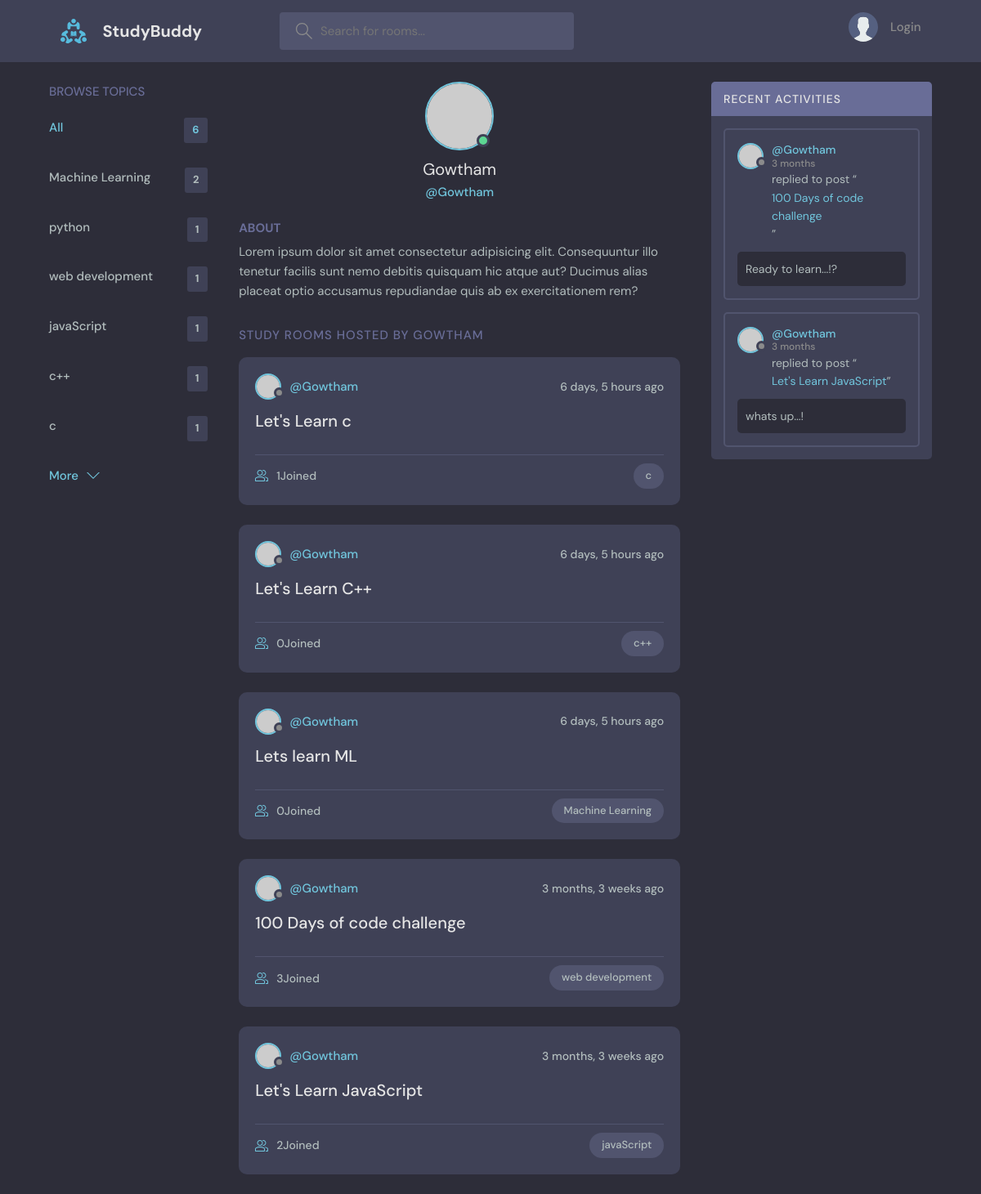
Screenshot of /user-profile/1/ with the database file from the repository.
### basics/models.py (models this page shows, shortened)
class Topic(models.Model):
    name=models.CharField(max_length=200)

class Room(models.Model):
    host=models.ForeignKey(User,on_delete=models.SET_NULL,null=True)
    topic=models.ForeignKey(Topic,on_delete=models.SET_NULL,null=True)
    name=models.CharField(max_length=200)
    description=models.TextField(null=True,blank=True)
    participants=models.ManyToManyField(User,related_name='participants',blank=True)
    updated = models.DateTimeField(auto_now=True)
    created=models.DateTimeField(auto_now_add=True)
    class Meta:
        ordering=['-updated','-created']
    def __str__(self):
        return self.name

class Message(models.Model):
    user= models.ForeignKey(User,on_delete=models.CASCADE)
    room=models.ForeignKey(Room,on_delete=models.CASCADE)#If the room gets deleted then all the childrens get deleted
    body=models.TextField()
    updated = models.DateTimeField(auto_now=True)
    created=models.DateTimeField(auto_now_add=True)
    class Meta:
        ordering=['-updated','-created']

### basics/views.py (the view)
# urls.py: path('user-profile/<int:pk>/',views.userProfile,name="user-profile"),
def userProfile(request,pk):
    user=User.objects.get(id=pk)
    rooms=user.room_set.all()
    room_messages=user.message_set.all()
    topics=Topic.objects.all()
    context={'user':user,'rooms':rooms,'room_messages':room_messages,'topics':topics}
    return render(request,'basics/profile.html',context)

### basics/templates/basics/profile.html (shortened to what this page needs)
{% extends 'main.html' %}
{% block content %}
 <main class="profile-page layout layout--3">
    <div class="container">
      {% include 'basics/topics_components.html' %}
      <div class="roomList">
        <div class="profile">
          <div class="profile__avatar">
            <div class="avatar avatar--large active">
              <img src="https://randomuser.me/api/portraits/men/11.jpg" />
            </div>
          </div>
          <div class="profile__info">
            <h3>{{user.username}}</h3>
            <p>@{{user.username}}</p>
          </div>
          <div class="profile__about">
            <h3>About</h3>
            <p>
              Lorem ipsum dolor sit amet consectetur adipisicing elit. Consequuntur illo tenetur
              facilis sunt nemo debitis quisquam hic atque aut? Ducimus alias placeat optio
              accusamus repudiandae quis ab ex exercitationem rem?
            </p>
          </div>
        </div>
        <div class="roomList__header">
          <div>
            <h2>Study Rooms Hosted by {{user.username}}</a>
            </h2>
          </div>
        </div>
        {% include 'basics/feed_component.html' %}
      </div>
      {% include 'basics/Activity_component.html' %}
    </div>
  </main>
  {% endblock content %}

### templates/main.html (shortened to what this page needs)
<!DOCTYPE html>
{% load static %}
<html lang="en">
  <head>
    <link rel="stylesheet" href="{% static 'styles/style.css' %}" />
  </head>
  <body>
    {% include 'nav.html'  %}
    {% block content %}
    {% endblock  %}
  </body>
</html>

### templates/nav.html (shortened to what this page needs)
{% load static %}
<header class="header header--loggedIn">
    <div class="container">
      <a href="{% url 'home' %}" class="header__logo">
        <img src="{% static 'images/logo.svg' %}" />
        <h1>StudyBuddy</h1>
      </a>
      <form class="header__search" method="get" action="{% url 'home' %}">
        <label>
          <input name="q" placeholder="Search for rooms..." />
        </label>
      </form>
      <nav class="header__menu">
        {% if request.user.is_authenticated %}
        <div class="header__user">
          <a href="{% url 'update-user' %}">
            <div class="avatar avatar--medium active">
              <img src="https://randomuser.me/api/portraits/men/37.jpg" />
            </div>
            <p>{{request.user.username}} <span>@{{request.user.username}}</span></p>
          </a>
          <button class="dropdown-button">
            <svg version="1.1" xmlns="http://www.w3.org/2000/svg" width="32" height="32" viewBox="0 0 32 32">
              <title>chevron-down</title>
              <path d="M16 21l-13-13h-3l16 16 16-16h-3l-13 13z"></path>
            </svg>
          </button>
        </div>
        {% else %}
        <a href="{% url 'login' %}">
          <img src="{% static 'images/avatar.svg' %}" />
          <p>Login</p>
        </a>
        {% endif %}
      </nav>
    </div>
  </header>

### basics/templates/basics/topics_components.html
<div class="topics">
  <div class="topics__header">
      <h2>Browse Topics</h2>
  </div>
  <ul class="topics__list">
      <li>
          <a href="{% url 'home' %}" class="active">All <span>{{topics.count}}</span></a>
      </li>
      {% for topic in topics %}
      <li>
          <a href="{% url 'home' %}?q={{topic.name}}">{{topic.name}}<span>{{topic.room_set.all.count}}</span></a>
      </li>
      {% endfor %}
  </ul>
  <a class="btn btn--link" href="{% url 'topics' %}">
      More
      <svg version="1.1" xmlns="http://www.w3.org/2000/svg" width="32" height="32" viewBox="0 0 32 32">
          <title>chevron-down</title>
          <path d="M16 21l-13-13h-3l16 16 16-16h-3l-13 13z"></path>
      </svg>
  </a>
</div>

### basics/templates/basics/feed_component.html (shortened to what this page needs)
{% for room in rooms %}
<div class="roomListRoom">
  <div class="roomListRoom__header">
    <a href="{% url 'user-profile' room.host.id %}" class="roomListRoom__author">
      <div class="avatar avatar--small">
        <img src="https://randomuser.me/api/portraits/women/11.jpg" />
      </div>
      <span>@{{room.host.username}}</span>
    </a>
    <div class="roomListRoom__actions">
      <span>{{room.created|timesince}} ago</span>
    </div>
  </div>
  <div class="roomListRoom__content">
    <a href="{% url 'room' room.id %}">{{room.name}}</a>
  </div>
  <div class="roomListRoom__meta">
    <a href="{% url 'room' room.id %}" class="roomListRoom__joined">
      {{room.participants.all.count}}Joined
    </a>
    <p class="roomListRoom__topic">{{room.topic.name}}</p>
  </div>
</div>
{% endfor %}

### basics/templates/basics/Activity_component.html (shortened to what this page needs)
<div class="activities">
  <div class="activities__header">
    <h2>Recent Activities</h2>
  </div>
  {% for message in room_messages %}
  <div class="activities__box">
    <div class="activities__boxHeader roomListRoom__header">
      <a href="{% url 'user-profile' message.user.id %}" class="roomListRoom__author">
        <div class="avatar avatar--small">
          <img src="https://randomuser.me/api/portraits/women/11.jpg" />
        </div>
        <p>
          @{{message.user}}
          <span>{{message.created | timesince}}</span>
        </p>
      </a>
    </div>
    <div class="activities__boxContent">
      <p>replied to post “<a href="{% url 'room' message.room.id %}">{{message.room}}</a>”</p>
      <div class="activities__boxRoomContent">
        {{message.body}}
      </div>
    </div>
  </div>
  {% endfor %}

### rows the page displays
Topic: name "Machine Learning", room_set.all.count "2"
Topic: name "python", room_set.all.count "1"
Topic: name "web development", room_set.all.count "1"
Topic: name "javaScript", room_set.all.count "1"
Topic: name "c++", room_set.all.count "1"
Topic: name "c", room_set.all.count "1"
Room: host.username "Gowtham", created "6 days, 5 hours", name "Let's Learn c", participants.all.count "1", topic.name "c"
Room: host.username "Gowtham", created "6 days, 5 hours", name "Let's Learn C++", participants.all.count "0", topic.name "c++"
Room: host.username "Gowtham", created "6 days, 5 hours", name "Lets learn ML", participants.all.count "0", topic.name "Machine Learning"
Room: host.username "Gowtham", created "3 months, 3 weeks", name "100 Days of code challenge", participants.all.count "3", topic.name "web development"
Room: host.username "Gowtham", created "3 months, 3 weeks", name "Let's Learn JavaScript", participants.all.count "2", topic.name "javaScript"
Message: user "Gowtham", created "3 months", room "100 Days of code challenge", body "Ready to learn...!?"
Message: user "Gowtham", created "3 months", room "Let's Learn JavaScript", body "whats up...!"

### other values shown
{{ topics.count }} "6"
{{ user.username }} "Gowtham"
{{ user.username }} "GOWTHAM"
